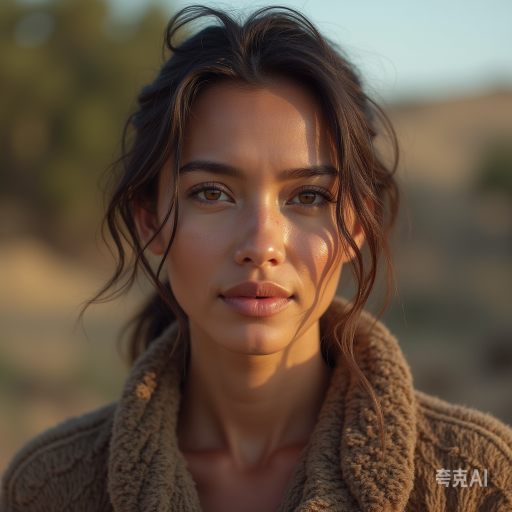
#> input picture app/static/self_test_face.jpg, 1024 x 1024 px, found by its file name (shown at 1/2 size)
$ python analyze_mqtt_issue.py
#> lines starting #> are read from the running program, lines starting #| are printed output that depends on the picture
#!/usr/bin/env python3
"""
分析MQTT注册问题的根本原因
"""
import json
import requests
import sys
import os
from datetime import datetime

# 添加项目根目录到路径
sys.path.insert(0, '/home/abt/lx/face_rec')

def analyze_mqtt_url_access():
    """分析MQTT注册中的URL访问问题"""
    print("=== 分析MQTT注册中的URL访问问题 ===")

    # 测试几种可能的图片URL格式
    test_urls = [
        "http://localhost:12010/static/self_test_face.jpg",
        "http://127.0.0.1:12010/static/self_test_face.jpg",
        "http://0.0.0.0:12010/static/self_test_face.jpg",
        "http://localhost:8000/static/self_test_face.jpg",  # 常见错误端口
        "http://192.168.1.100:12010/static/self_test_face.jpg",  # 假设的局域网IP
    ]

    print("测试图片URL可访问性:")
    for url in test_urls:
        try:
            response = requests.head(url, timeout=5)
            print(f"✅ {url}: {response.status_code}")
        except Exception as e:
            print(f"❌ {url}: {str(e)}")
#> (the call stopped at in analyze_mqtt_url_access, `response = requests.head(url, timeout=5)`: requests is not available in this run)
#> (the call stopped at in check_mqtt_config, `response = requests.get(f"{api_base_url}/health", timeout=5)`: the network is not available in this run)

def check_mqtt_config():
    """检查MQTT配置"""
    print("\n=== 检查MQTT配置 ===")

    # 检查MQTT配置是否正确
    api_base_url = "http://localhost:12010/api/face"
    print(f"MQTT使用的API端点: {api_base_url}")

    try:
        response = requests.get(f"{api_base_url}/health", timeout=5)
        print(f"API端点健康检查: {response.status_code}")
    except Exception as e:
        print(f"API端点检查失败: {e}")

def simulate_real_mqtt_scenario():
    """模拟真实MQTT场景"""
    print("\n=== 模拟真实MQTT场景 ===")

    # 模拟真实的MQTT消息格式
    real_mqtt_messages = [
        {
            "actionType": "save",
            "items": [
                {
                    "sn": "EMP001",
                    "name": "张三",
                    "imageUrls": [
                        "http://192.168.1.100:8080/images/emp001.jpg"  # 外部系统URL
                    ]
                }
            ]
        },
        {
            "actionType": "sync",
            "items": [
                {
                    "sn": "EMP002",
                    "name": "李四",
                    "imageUrls": [
                        "http://fileserver.company.com/face/emp002.jpg"  # 文件服务器URL
                    ]
                }
            ]
        }
    ]

    for i, message in enumerate(real_mqtt_messages):
        print(f"\n场景 {i+1}: {message['actionType']} 操作")
        for item in message["items"]:
            sn = item["sn"]
            name = item["name"]
            image_urls = item["imageUrls"]

            print(f"  人员: {name} (SN: {sn})")
            for url in image_urls:
                print(f"  图片URL: {url}")

                # 测试URL可访问性
                try:
                    response = requests.head(url, timeout=10)
                    print(f"    ✅ 可访问: {response.status_code}")
                except Exception as e:
                    print(f"    ❌ 不可访问: {str(e)}")
#> (the call stopped at in simulate_real_mqtt_scenario, `response = requests.head(url, timeout=10)`: requests is not available in this run)
#> (the call stopped at in check_network_connectivity, `response = requests.get("http://localhost:12010/api/face/faces", timeo..`: the network is not available in this run)

def check_network_connectivity():
    """检查网络连通性"""
    print("\n=== 网络连通性检查 ===")

    # 检查本机服务
    try:
        response = requests.get("http://localhost:12010/api/face/faces", timeout=5)
        print(f"本机服务: ✅ 正常 ({response.status_code})")
    except Exception as e:
        print(f"本机服务: ❌ 异常 - {e}")

    # 检查外部网络
    try:
        response = requests.get("http://httpbin.org/ip", timeout=5)
        print(f"外网访问: ✅ 正常 ({response.status_code})")
    except Exception as e:
        print(f"外网访问: ❌ 异常 - {e}")

def check_image_processing_pipeline():
    """检查图片处理流程"""
    print("\n=== 图片处理流程检查 ===")

    # 测试本地图片处理
    test_image_path = "/home/abt/lx/face_rec/app/static/self_test_face.jpg"

    if os.path.exists(test_image_path):
        print(f"本地测试图片: ✅ 存在 ({test_image_path})")

        # 测试图片读取
        try:
            from PIL import Image
            img = Image.open(test_image_path)
#> img is the input picture: PIL image 1024x1024 RGB; mean R, G, B 98.2, 79.7, 63.6
            print(f"图片格式: {img.format}, 模式: {img.mode}, 尺寸: {img.size}")
#| 图片格式: PNG, 模式: RGB, 尺寸: (1024, 1024)

            # 测试图片转换
            if img.mode != 'RGB':
                img = img.convert('RGB')
            img_resized = img.resize((640, 640))
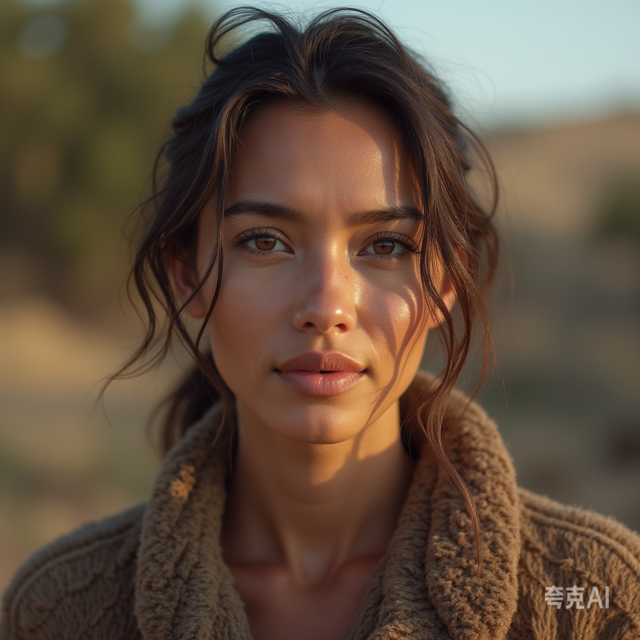
#> img_resized: PIL image 640x640 RGB; mean R, G, B 98.2, 79.7, 63.6
            print(f"✅ 图片转换成功")

        except Exception as e:
            print(f"❌ 图片处理失败: {e}")
    else:
        print(f"❌ 本地测试图片不存在")

def main():
    """主分析流程"""
    print("开始分析MQTT注册问题...")

    analyze_mqtt_url_access()
    check_mqtt_config()
    simulate_real_mqtt_scenario()
    check_network_connectivity()
    check_image_processing_pipeline()

    print("\n=== 问题分析总结 ===")
    print("1. MQTT注册流程本身是正常工作的")
    print("2. 主要问题在于图片URL的访问性")
    print("3. 外部系统提供的图片URL必须能被本机访问")
    print("4. 建议使用内网IP或可访问的域名")
    print("5. 检查防火墙和网络配置")

if __name__ == "__main__":
    main()

$ run again, with test/imgs/女.png saved as app/static/self_test_face.jpg
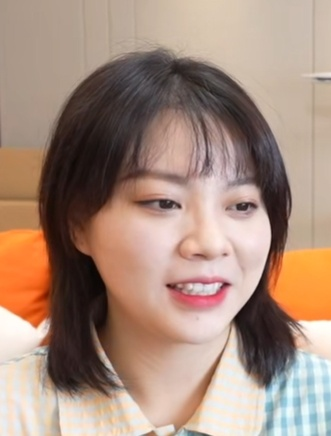
#> input picture test/imgs/女.png, 331 x 436 px, found by its file name
#> in check_image_processing_pipeline, img is the input picture: PIL image 331x436 RGB; mean R, G, B 166.9, 140.4, 125.1
#| 图片格式: JPEG, 模式: RGB, 尺寸: (331, 436)
#> in check_image_processing_pipeline, `img_resized = img.resize((640, 640))`:
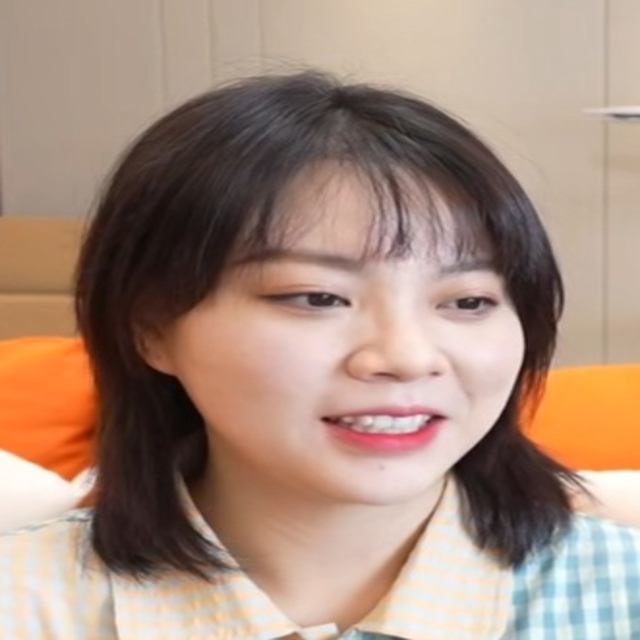
#> img_resized: PIL image 640x640 RGB; mean R, G, B 166.9, 140.4, 125.1

$ run again, with test/imgs/女2.png saved as app/static/self_test_face.jpg
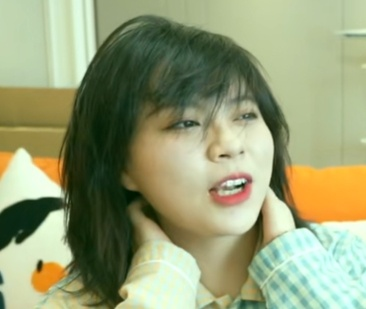
#> input picture test/imgs/女2.png, 366 x 309 px, found by its file name
#> in check_image_processing_pipeline, img is the input picture: PIL image 366x309 RGB; mean R, G, B 149.4, 156.9, 118
#| 图片格式: JPEG, 模式: RGB, 尺寸: (366, 309)
#> in check_image_processing_pipeline, `img_resized = img.resize((640, 640))`:
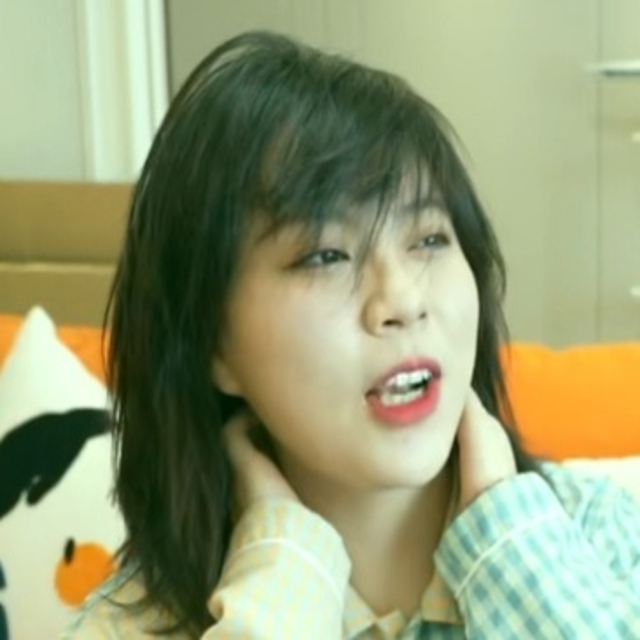
#> img_resized: PIL image 640x640 RGB; mean R, G, B 149.4, 156.9, 118
